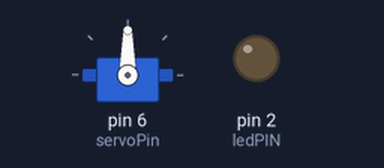
A sketch run on a simulated Arduino Uno, built with avr-gcc and run on an emulated ATmega328P. On the bench: servo, output pins drawn as LEDs (lit = HIGH).

Above: at 0.05 s.
At 2.3 s:
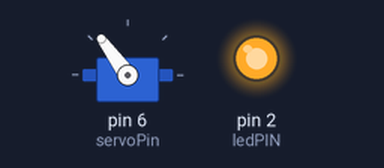
At 4.6 s:
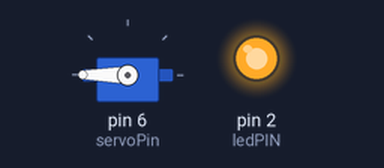
At 9.2 s:
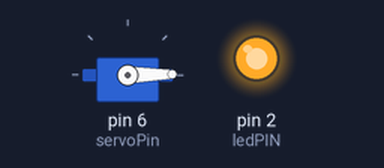
Timing chart, 0 to 12.0 s (numbered marks = the images above):
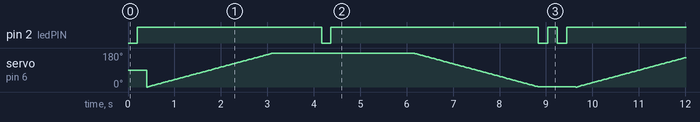

The sketch:

servoBasic.ino
```cpp
#include <Servo.h>

int servoPin = 6;
int ledPIN = 2;
int blinkTime = 200;


Servo servo;

int angle = 0;   // servo position in degrees

void setup()
{
  servo.attach(servoPin);
 pinMode(ledPIN, OUTPUT);
}


void loop()
{

  blinkLed(ledPIN);

  // scan from 0 to 180 degrees
  for(angle = 0; angle < 250; angle++)
  {
    servo.write(angle);
    delay(15);
  }

  blinkLed(ledPIN);
  delay(500);

  // now scan back from 180 to 7 degrees
  for(angle = 250; angle > 0; angle--)
  {
    servo.write(angle);
    delay(15);
  }

  blinkLed(ledPIN);
  delay(4);
}


void blinkLed(int led)
{
  digitalWrite(led, LOW);
  delay(blinkTime);
  digitalWrite(led,HIGH);
  delay(blinkTime);
}
```

Measured:
- by itself, pin 2 (ledPIN): repeats every 9.2 s: LOW 0.20 s, HIGH 4.5 s, LOW 0.20 s, HIGH 0.20 s, LOW 0.20 s, HIGH 4.0 s
